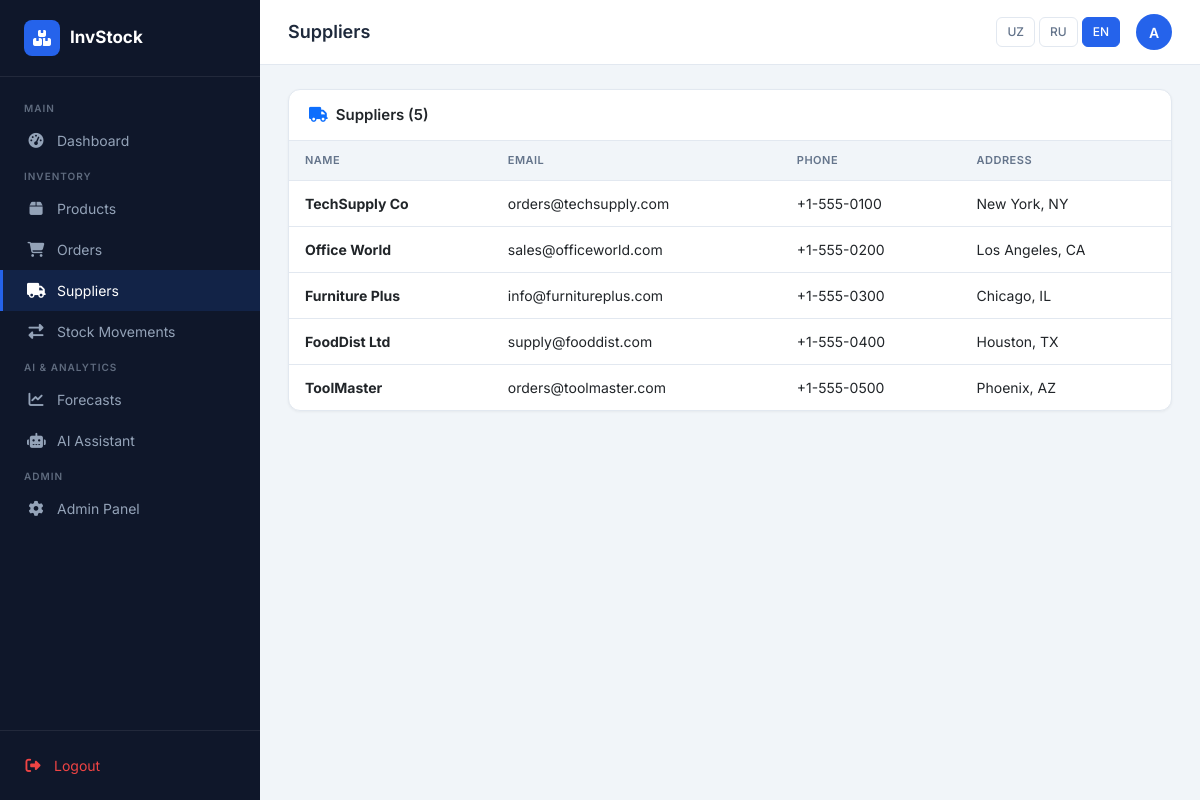
The page /inventory/suppliers/ (signed in) on the database its author committed.
### inventory/models.py (models this page shows, shortened)
class Supplier(models.Model):
    name = models.CharField(max_length=200, verbose_name=_('Name'))
    contact_email = models.EmailField(blank=True, verbose_name=_('Email'))
    phone = models.CharField(max_length=20, blank=True, verbose_name=_('Phone'))
    address = models.TextField(blank=True, verbose_name=_('Address'))
    created_at = models.DateTimeField(auto_now_add=True)
    class Meta:
        verbose_name = _('Supplier')
        verbose_name_plural = _('Suppliers')

### inventory/views.py (the view)
# urls.py: path('suppliers/', views.supplier_list, name='supplier_list'),
@login_required
def supplier_list(request):
    suppliers = Supplier.objects.all()
    return render(request, 'inventory/supplier_list.html', {'suppliers': suppliers})

### templates/inventory/supplier_list.html (shortened to what this page needs)
{% extends "base.html" %}
{% load i18n %}
{% block page_title %}{% trans "Suppliers" %}{% endblock %}
{% block content %}
<div class="card">
    <div class="card-header-custom"><h5><i class="fas fa-truck me-2 text-primary"></i>{% trans "Suppliers" %} ({{ suppliers.count }})</h5></div>
    <div class="p-0">
        <table class="table-custom">
            <thead><tr><th>{% trans "Name" %}</th><th>{% trans "Email" %}</th><th>{% trans "Phone" %}</th><th>{% trans "Address" %}</th></tr></thead>
            <tbody>
                {% for s in suppliers %}
                <tr><td><strong>{{ s.name }}</strong></td><td>{{ s.contact_email|default:"-" }}</td><td>{{ s.phone|default:"-" }}</td><td>{{ s.address|default:"-"|truncatechars:40 }}</td></tr>
                {% empty %}
                <tr><td colspan="4" style="text-align:center;color:var(--text-muted);padding:32px;">{% trans "No suppliers found" %}</td></tr>
                {% endfor %}
            </tbody>
        </table>
    </div>
</div>
{% endblock %}

### templates/base.html (shortened to what this page needs)
{% load i18n %}
<!DOCTYPE html>
<html lang="{{ LANGUAGE_CODE }}">
<head>
    <link href="https://cdn.jsdelivr.net/npm/bootstrap@5.3.2/dist/css/bootstrap.min.css" rel="stylesheet">
    <link href="https://cdnjs.cloudflare.com/ajax/libs/font-awesome/6.4.0/css/all.min.css" rel="stylesheet">
</head>
<body>
{% if user.is_authenticated %}
<div class="sidebar" id="sidebar">
    <div class="sidebar-brand">
        <div class="logo-icon"><i class="fas fa-boxes"></i></div>
        <span>InvStock</span>
    </div>
    <nav class="sidebar-nav">
        <div class="nav-section-title">{% trans "Main" %}</div>
        <a href="{% url 'core:dashboard' %}" class="sidebar-link {% if request.resolver_match.url_name == 'dashboard' %}active{% endif %}">
            <i class="fas fa-tachometer-alt"></i> {% trans "Dashboard" %}
        </a>
        <div class="nav-section-title">{% trans "Inventory" %}</div>
        <a href="{% url 'inventory:product_list' %}" class="sidebar-link {% if 'product' in request.resolver_match.url_name %}active{% endif %}">
            <i class="fas fa-box"></i> {% trans "Products" %}
        </a>
        <a href="{% url 'inventory:order_list' %}" class="sidebar-link {% if 'order' in request.resolver_match.url_name %}active{% endif %}">
            <i class="fas fa-shopping-cart"></i> {% trans "Orders" %}
        </a>
        <a href="{% url 'inventory:supplier_list' %}" class="sidebar-link {% if 'supplier' in request.resolver_match.url_name %}active{% endif %}">
            <i class="fas fa-truck"></i> {% trans "Suppliers" %}
        </a>
        <a href="{% url 'inventory:stock_movements' %}" class="sidebar-link {% if 'stock' in request.resolver_match.url_name %}active{% endif %}">
            <i class="fas fa-exchange-alt"></i> {% trans "Stock Movements" %}
        </a>
        <div class="nav-section-title">{% trans "AI & Analytics" %}</div>
        <a href="{% url 'forecasting:forecast_list' %}" class="sidebar-link {% if 'forecast' in request.resolver_match.url_name %}active{% endif %}">
            <i class="fas fa-chart-line"></i> {% trans "Forecasts" %}
        </a>
        <a href="{% url 'forecasting:ai_assistant' %}" class="sidebar-link {% if 'ai' in request.resolver_match.url_name %}active{% endif %}">
            <i class="fas fa-robot"></i> {% trans "AI Assistant" %}
        </a>
        {% if user.is_staff %}
        <div class="nav-section-title">{% trans "Admin" %}</div>
        <a href="/admin/" class="sidebar-link" target="_blank">
            <i class="fas fa-cog"></i> {% trans "Admin Panel" %}
        </a>
        {% endif %}
    </nav>
    <div style="padding: 16px 24px; border-top: 1px solid rgba(255,255,255,0.08);">
        <a href="{% url 'accounts:logout' %}" class="sidebar-link" style="padding: 8px 0; border: none; color: #ef4444;">
            <i class="fas fa-sign-out-alt"></i> {% trans "Logout" %}
        </a>
    </div>
</div>
<div class="main-content">
    <div class="topbar">
        <div class="topbar-left">
            <h1 class="page-title">{% block page_title %}{% trans "Dashboard" %}{% endblock %}</h1>
        </div>
        <div class="topbar-right">
            <div class="lang-switcher">
                <button type="button" class="lang-btn {% if LANGUAGE_CODE == 'uz' %}active{% endif %}" onclick="setLang('uz')">UZ</button>
                <button type="button" class="lang-btn {% if LANGUAGE_CODE == 'ru' %}active{% endif %}" onclick="setLang('ru')">RU</button>
                <button type="button" class="lang-btn {% if LANGUAGE_CODE == 'en' %}active{% endif %}" onclick="setLang('en')">EN</button>
            </div>
            <div class="dropdown">
                <div class="user-avatar" data-bs-toggle="dropdown" title="{{ user.username }}">
                    {{ user.username|slice:":1"|upper }}
                </div>
            </div>
        </div>
    </div>
    <div class="page-content">
        {% block content %}{% endblock %}
    </div>
</div>
{% else %}
{% block auth_content %}{% endblock %}
{% endif %}
</body>
</html>

### templates/base.html (style rules this page uses)
:root { --primary: #2563eb; --primary-dark: #1d4ed8; --secondary: #64748b; --success: #16a34a; --warning: #d97706; --danger: #dc2626; --bg: #f1f5f9; --sidebar-bg: #0f172a; --sidebar-text: #94a3b8; --sidebar-active: #2563eb; --card-bg: #ffffff; --border: #e2e8f0; --text: #1e293b; --text-muted: #64748b; }
* { box-sizing: border-box; }
body { font-family: 'Inter', sans-serif; background: var(--bg); color: var(--text); margin: 0; }
.sidebar { width: 260px; min-height: 100vh; background: var(--sidebar-bg); position: fixed; top: 0; left: 0; z-index: 1000; display: flex; flex-direction: column; transition: transform 0.3s ease; }
.sidebar-brand { padding: 20px 24px; border-bottom: 1px solid rgba(255,255,255,0.08); display: flex; align-items: center; gap: 10px; }
.sidebar-brand .logo-icon { width: 36px; height: 36px; background: var(--primary); border-radius: 8px; display: flex; align-items: center; justify-content: center; color: white; font-size: 16px; }
.sidebar-brand span { color: white; font-weight: 700; font-size: 17px; }
.sidebar-nav { flex: 1; padding: 16px 0; overflow-y: auto; }
.nav-section-title { color: rgba(148,163,184,0.6); font-size: 10px; font-weight: 600; text-transform: uppercase; letter-spacing: 1px; padding: 8px 24px 4px; }
.sidebar-link { display: flex; align-items: center; gap: 12px; padding: 10px 24px; color: var(--sidebar-text); text-decoration: none; font-size: 14px; font-weight: 400; transition: all 0.2s; border-left: 3px solid transparent; }
.sidebar-link.active { color: white; background: rgba(37,99,235,0.15); border-left-color: var(--primary); }
.sidebar-link i { width: 18px; text-align: center; font-size: 15px; }
.main-content { margin-left: 260px; min-height: 100vh; }
.topbar { background: var(--card-bg); border-bottom: 1px solid var(--border); padding: 14px 28px; display: flex; align-items: center; justify-content: space-between; position: sticky; top: 0; z-index: 100; }
.topbar-left { display: flex; align-items: center; gap: 12px; }
.topbar-right { display: flex; align-items: center; gap: 16px; }
.page-title { font-size: 18px; font-weight: 600; color: var(--text); margin: 0; }
.lang-switcher { display: flex; gap: 4px; align-items: center; }
.lang-btn { padding: 5px 10px; border-radius: 6px; border: 1px solid var(--border); background: transparent; font-size: 12px; font-weight: 500; cursor: pointer; color: var(--text-muted); transition: all 0.2s; text-decoration: none; }
.lang-btn:hover, .lang-btn.active { background: var(--primary); color: white; border-color: var(--primary); }
.card { background: var(--card-bg); border: 1px solid var(--border); border-radius: 12px; box-shadow: 0 1px 3px rgba(0,0,0,0.05); }
.card-header-custom { padding: 16px 20px; border-bottom: 1px solid var(--border); display: flex; align-items: center; justify-content: space-between; }
.card-header-custom h5 { margin: 0; font-size: 15px; font-weight: 600; }
.table-custom { width: 100%; border-collapse: collapse; }
.table-custom th { background: var(--bg); padding: 11px 16px; font-size: 11px; font-weight: 600; text-transform: uppercase; letter-spacing: 0.5px; color: var(--text-muted); border-bottom: 1px solid var(--border); text-align: left; }
.table-custom td { padding: 12px 16px; font-size: 14px; border-bottom: 1px solid var(--border); }
.table-custom tr:last-child td { border-bottom: none; }
.page-content { padding: 24px 28px; }
.user-avatar { width: 36px; height: 36px; border-radius: 50%; background: var(--primary); color: white; display: flex; align-items: center; justify-content: center; font-weight: 600; font-size: 14px; cursor: pointer; }

### rows shown on the page
Supplier: name "TechSupply Co", contact_email "orders@techsupply.com", phone "+1-555-0100", address "New York, NY"
Supplier: name "Office World", contact_email "sales@officeworld.com", phone "+1-555-0200", address "Los Angeles, CA"
Supplier: name "Furniture Plus", contact_email "info@furnitureplus.com", phone "+1-555-0300", address "Chicago, IL"
Supplier: name "FoodDist Ltd", contact_email "supply@fooddist.com", phone "+1-555-0400", address "Houston, TX"
Supplier: name "ToolMaster", contact_email "orders@toolmaster.com", phone "+1-555-0500", address "Phoenix, AZ"

### other values the page prints
{{ user.username|slice:":1"|upper }} "A"
{{ suppliers.count }} "5"
